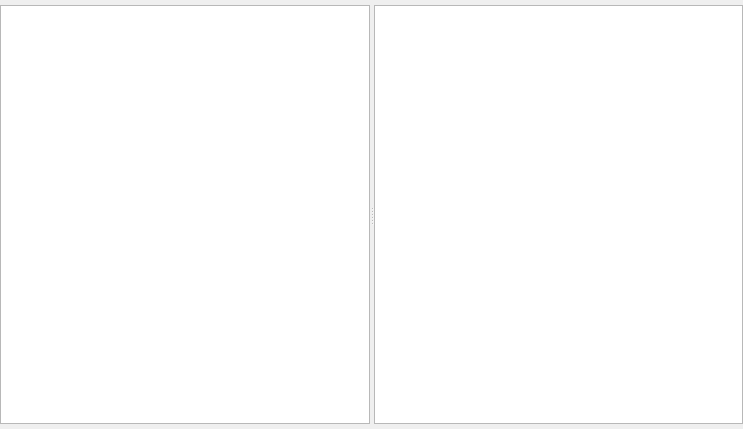
<?xml version="1.0" encoding="UTF-8"?>
<ui version="4.0">
 <class>DiscogsViewer</class>
 <widget class="QWidget" name="DiscogsViewer">
  <property name="geometry">
   <rect>
    <x>0</x>
    <y>0</y>
    <width>743</width>
    <height>429</height>
   </rect>
  </property>
  <property name="windowTitle">
   <string>MainWindow</string>
  </property>
  <property name="styleSheet">
   <string notr="true"/>
  </property>
  <layout class="QVBoxLayout" name="verticalLayout_3">
   <property name="leftMargin">
    <number>0</number>
   </property>
   <property name="topMargin">
    <number>5</number>
   </property>
   <property name="rightMargin">
    <number>0</number>
   </property>
   <property name="bottomMargin">
    <number>5</number>
   </property>
   <item>
    <layout class="QVBoxLayout" name="verticalLayout_2">
     <item>
      <widget class="QSplitter" name="splitter">
       <property name="sizePolicy">
        <sizepolicy hsizetype="Expanding" vsizetype="MinimumExpanding">
         <horstretch>0</horstretch>
         <verstretch>0</verstretch>
        </sizepolicy>
       </property>
       <property name="orientation">
        <enum>Qt::Horizontal</enum>
       </property>
       <widget class="QListView" name="m_albumList">
        <property name="horizontalScrollBarPolicy">
         <enum>Qt::ScrollBarAlwaysOff</enum>
        </property>
        <property name="selectionRectVisible">
         <bool>false</bool>
        </property>
       </widget>
       <widget class="QWidget" name="layoutWidget">
        <layout class="QHBoxLayout" name="horizontalLayout_2">
         <item>
          <widget class="QTableView" name="m_albumTable">
           <property name="selectionMode">
            <enum>QAbstractItemView::ContiguousSelection</enum>
           </property>
           <property name="selectionBehavior">
            <enum>QAbstractItemView::SelectRows</enum>
           </property>
           <attribute name="horizontalHeaderHighlightSections">
            <bool>false</bool>
           </attribute>
           <attribute name="verticalHeaderHighlightSections">
            <bool>false</bool>
           </attribute>
          </widget>
         </item>
        </layout>
       </widget>
      </widget>
     </item>
    </layout>
   </item>
  </layout>
 </widget>
 <resources/>
 <connections/>
</ui>
